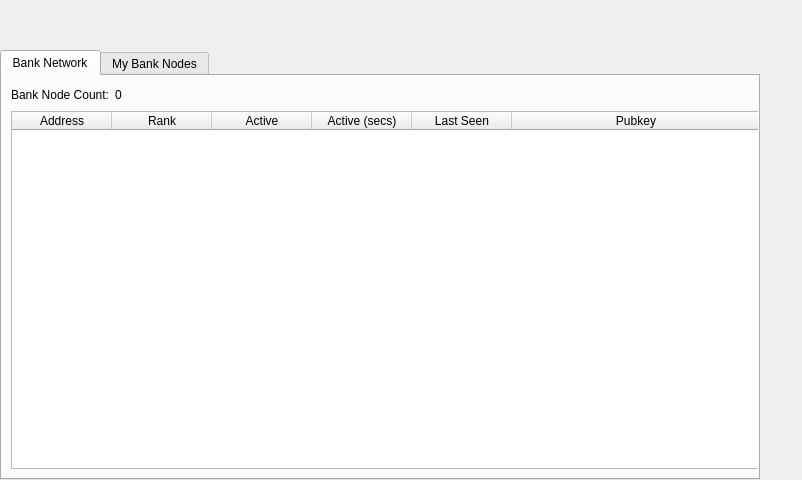
<?xml version="1.0" encoding="UTF-8"?>
<ui version="4.0">
 <class>BanknodeManager</class>
 <widget class="QWidget" name="BanknodeManager">
  <property name="geometry">
   <rect>
    <x>0</x>
    <y>0</y>
    <width>802</width>
    <height>480</height>
   </rect>
  </property>
  <property name="sizePolicy">
   <sizepolicy hsizetype="Fixed" vsizetype="Fixed">
    <horstretch>0</horstretch>
    <verstretch>0</verstretch>
   </sizepolicy>
  </property>
  <property name="minimumSize">
   <size>
    <width>750</width>
    <height>0</height>
   </size>
  </property>
  <property name="maximumSize">
   <size>
    <width>802</width>
    <height>480</height>
   </size>
  </property>
  <property name="windowTitle">
   <string>Form</string>
  </property>
  <layout class="QVBoxLayout" name="topLayout">
   <property name="margin">
    <number>0</number>
   </property>
   <item>
    <layout class="QVBoxLayout" name="verticalLayout">
     <property name="bottomMargin">
      <number>0</number>
     </property>
     <item>
      <widget class="QFrame" name="verticalFrame">
       <property name="sizePolicy">
        <sizepolicy hsizetype="Expanding" vsizetype="Preferred">
         <horstretch>0</horstretch>
         <verstretch>0</verstretch>
        </sizepolicy>
       </property>
       <property name="minimumSize">
        <size>
         <width>750</width>
         <height>44</height>
        </size>
       </property>
       <property name="maximumSize">
        <size>
         <width>750</width>
         <height>44</height>
        </size>
       </property>
       <property name="styleSheet">
        <string notr="true">background:transparent;sss</string>
       </property>
       <layout class="QVBoxLayout" name="verticalLayout_9"/>
      </widget>
     </item>
     <item>
      <widget class="QTabWidget" name="tabWidget">
       <property name="minimumSize">
        <size>
         <width>760</width>
         <height>0</height>
        </size>
       </property>
       <property name="maximumSize">
        <size>
         <width>760</width>
         <height>16777215</height>
        </size>
       </property>
       <property name="currentIndex">
        <number>0</number>
       </property>
       <widget class="QWidget" name="tab">
        <attribute name="title">
         <string>Bank Network</string>
        </attribute>
        <layout class="QGridLayout" name="gridLayout">
         <item row="1" column="0">
          <widget class="QTableWidget" name="tableWidget">
           <property name="minimumSize">
            <size>
             <width>750</width>
             <height>0</height>
            </size>
           </property>
           <property name="maximumSize">
            <size>
             <width>750</width>
             <height>16777215</height>
            </size>
           </property>
           <property name="editTriggers">
            <set>QAbstractItemView::NoEditTriggers</set>
           </property>
           <property name="alternatingRowColors">
            <bool>true</bool>
           </property>
           <property name="selectionBehavior">
            <enum>QAbstractItemView::SelectRows</enum>
           </property>
           <attribute name="horizontalHeaderStretchLastSection">
            <bool>true</bool>
           </attribute>
           <column>
            <property name="text">
             <string>Address</string>
            </property>
           </column>
           <column>
            <property name="text">
             <string>Rank</string>
            </property>
           </column>
           <column>
            <property name="text">
             <string>Active</string>
            </property>
           </column>
           <column>
            <property name="text">
             <string>Active (secs)</string>
            </property>
           </column>
           <column>
            <property name="text">
             <string>Last Seen</string>
            </property>
           </column>
           <column>
            <property name="text">
             <string>Pubkey</string>
            </property>
           </column>
          </widget>
         </item>
         <item row="0" column="0">
          <layout class="QHBoxLayout" name="horizontalLayout_3">
           <property name="bottomMargin">
            <number>0</number>
           </property>
           <item>
            <widget class="QLabel" name="label_2">
             <property name="text">
              <string>Bank Node Count:</string>
             </property>
            </widget>
           </item>
           <item>
            <widget class="QLabel" name="countLabel">
             <property name="text">
              <string>0</string>
             </property>
            </widget>
           </item>
           <item>
            <spacer name="horizontalSpacer_3">
             <property name="orientation">
              <enum>Qt::Horizontal</enum>
             </property>
             <property name="sizeHint" stdset="0">
              <size>
               <width>40</width>
               <height>20</height>
              </size>
             </property>
            </spacer>
           </item>
          </layout>
         </item>
        </layout>
       </widget>
       <widget class="QWidget" name="tab_2">
        <attribute name="title">
         <string>My Bank Nodes</string>
        </attribute>
        <layout class="QGridLayout" name="gridLayout_2">
         <item row="0" column="0">
          <layout class="QVBoxLayout" name="verticalLayout_2">
           <property name="bottomMargin">
            <number>0</number>
           </property>
           <item>
            <layout class="QHBoxLayout" name="horizontalLayout">
             <item>
              <widget class="QPushButton" name="createButton">
               <property name="text">
                <string>&amp;Create...</string>
               </property>
              </widget>
             </item>
             <item>
              <widget class="QPushButton" name="copyAddressButton">
               <property name="text">
                <string>Copy &amp;Address</string>
               </property>
              </widget>
             </item>
             <item>
              <spacer name="horizontalSpacer">
               <property name="orientation">
                <enum>Qt::Horizontal</enum>
               </property>
               <property name="sizeHint" stdset="0">
                <size>
                 <width>40</width>
                 <height>20</height>
                </size>
               </property>
              </spacer>
             </item>
            </layout>
           </item>
           <item>
            <widget class="QTableWidget" name="tableWidget_2">
             <property name="editTriggers">
              <set>QAbstractItemView::NoEditTriggers</set>
             </property>
             <property name="alternatingRowColors">
              <bool>true</bool>
             </property>
             <property name="selectionMode">
              <enum>QAbstractItemView::SingleSelection</enum>
             </property>
             <property name="selectionBehavior">
              <enum>QAbstractItemView::SelectRows</enum>
             </property>
             <attribute name="horizontalHeaderStretchLastSection">
              <bool>true</bool>
             </attribute>
             <column>
              <property name="text">
               <string>Alias</string>
              </property>
             </column>
             <column>
              <property name="text">
               <string>IP/Onion</string>
              </property>
             </column>
             <column>
              <property name="text">
               <string>Status</string>
              </property>
             </column>
             <column>
              <property name="text">
               <string>Collateral Address</string>
              </property>
             </column>
            </widget>
           </item>
           <item>
            <layout class="QHBoxLayout" name="horizontalLayout_2">
             <property name="bottomMargin">
              <number>0</number>
             </property>
             <item>
              <widget class="QPushButton" name="editButton">
               <property name="text">
                <string>&amp;Edit</string>
               </property>
              </widget>
             </item>
             <item>
              <widget class="QPushButton" name="getConfigButton">
               <property name="text">
                <string>&amp;Get Config</string>
               </property>
              </widget>
             </item>
             <item>
              <widget class="QPushButton" name="removeButton">
               <property name="text">
                <string>&amp;Remove</string>
               </property>
              </widget>
             </item>
             <item>
              <spacer name="horizontalSpacer_2">
               <property name="orientation">
                <enum>Qt::Horizontal</enum>
               </property>
               <property name="sizeHint" stdset="0">
                <size>
                 <width>40</width>
                 <height>20</height>
                </size>
               </property>
              </spacer>
             </item>
            </layout>
           </item>
           <item>
            <layout class="QHBoxLayout" name="horizontalLayout_4">
             <property name="bottomMargin">
              <number>0</number>
             </property>
             <item>
              <widget class="QPushButton" name="startButton">
               <property name="text">
                <string>&amp;Start</string>
               </property>
              </widget>
             </item>
             <item>
              <widget class="QPushButton" name="stopButton">
               <property name="text">
                <string>Sto&amp;p</string>
               </property>
              </widget>
             </item>
             <item>
              <spacer name="horizontalSpacer_4">
               <property name="orientation">
                <enum>Qt::Horizontal</enum>
               </property>
               <property name="sizeHint" stdset="0">
                <size>
                 <width>40</width>
                 <height>20</height>
                </size>
               </property>
              </spacer>
             </item>
            </layout>
           </item>
           <item>
            <layout class="QHBoxLayout" name="horizontalLayout_5">
             <property name="bottomMargin">
              <number>0</number>
             </property>
             <item>
              <widget class="QPushButton" name="startAllButton">
               <property name="text">
                <string>S&amp;tart All</string>
               </property>
              </widget>
             </item>
             <item>
              <widget class="QPushButton" name="stopAllButton">
               <property name="text">
                <string>St&amp;op All</string>
               </property>
              </widget>
             </item>
             <item>
              <spacer name="horizontalSpacer_5">
               <property name="orientation">
                <enum>Qt::Horizontal</enum>
               </property>
               <property name="sizeHint" stdset="0">
                <size>
                 <width>40</width>
                 <height>20</height>
                </size>
               </property>
              </spacer>
             </item>
            </layout>
           </item>
          </layout>
         </item>
        </layout>
       </widget>
      </widget>
     </item>
    </layout>
   </item>
  </layout>
 </widget>
 <resources/>
 <connections/>
</ui>
